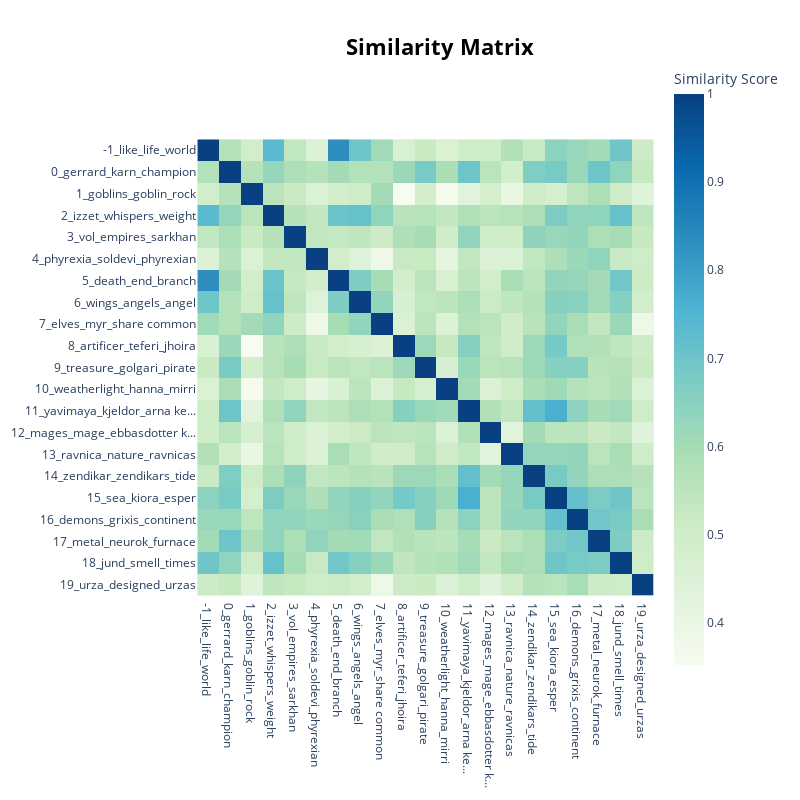

Notebook code cell kept with this figure:
### Markdown cell above
The above shows the top words in several of the topics. A lot of the words are tough to really interpret without the subject matter expertise (I have no idea what phyrexia is) and it seems like it could benefit from some additional stemming. These words are also super sepcific and so it gives us a clue that the generic embeddings from the BERT model might have some trouble.

### Code cell
# this heatmap shows the level of similiraity between topics
topic_model.visualize_heatmap()

### Figure 1 — Plotly figure (JSON) as saved in the notebook; plotly's stock layout.template omitted (floating-point values rounded to 4 significant figures; data arrays with more than 128 entries replaced by an {"elided": "..."} marker saying what was removed)
{"data": [{"coloraxis": "coloraxis", "hovertemplate": "x: %{x}<br>y: %{y}<br>Similarity Score: %{z}<extra></extra>", "name": "0", "type": "heatmap", "x": ["-1_like_life_world", "0_gerrard_karn_champion", "1_goblins_goblin_rock", "2_izzet_whispers_weight", "3_vol_empires_sarkhan", "4_phyrexia_soldevi_phyrexian", "5_death_end_branch", "6_wings_angels_angel", "7_elves_myr_share common", "8_artificer_teferi_jhoira", "9_treasure_golgari_pirate", "10_weatherlight_hanna_mirri", "11_yavimaya_kjeldor_arna ke...", "12_mages_mage_ebbasdotter k...", "13_ravnica_nature_ravnicas", "14_zendikar_zendikars_tide", "15_sea_kiora_esper", "16_demons_grixis_continent", "17_metal_neurok_furnace", "18_jund_smell_times", "19_urza_designed_urzas"], "xaxis": "x", "y": ["-1_like_life_world", "0_gerrard_karn_champion", "1_goblins_goblin_rock", "2_izzet_whispers_weight", "3_vol_empires_sarkhan", "4_phyrexia_soldevi_phyrexian", "5_death_end_branch", "6_wings_angels_angel", "7_elves_myr_share common", "8_artificer_teferi_jhoira", "9_treasure_golgari_pirate", "10_weatherlight_hanna_mirri", "11_yavimaya_kjeldor_arna ke...", "12_mages_mage_ebbasdotter k...", "13_ravnica_nature_ravnicas", "14_zendikar_zendikars_tide", "15_sea_kiora_esper", "16_demons_grixis_continent", "17_metal_neurok_furnace", "18_jund_smell_times", "19_urza_designed_urzas"], "yaxis": "y", "z": {"elided": "21x21 float values"}}], "layout": {"coloraxis": {"colorbar": {"title": {"text": "Similarity Score"}}, "colorscale": [[0, "rgb(247,252,240)"], [0.125, "rgb(224,243,219)"], [0.25, "rgb(204,235,197)"], [0.375, "rgb(168,221,181)"], [0.5, "rgb(123,204,196)"], [0.625, "rgb(78,179,211)"], [0.75, "rgb(43,140,190)"], [0.875, "rgb(8,104,172)"], [1, "rgb(8,64,129)"]]}, "height": 800, "hoverlabel": {"bgcolor": "white", "font": {"family": "Rockwell", "size": 16}}, "legend": {"title": {"text": "Trend"}}, "margin": {"t": 60}, "showlegend": true, "title": {"font": {"color": "Black", "size": 22}, "text": "<b>Similarity Matrix", "x": 0.55, "xanchor": "center", "y": 0.95, "yanchor": "top"}, "width": 800, "xaxis": {"anchor": "y", "constrain": "domain", "domain": [0, 1], "scaleanchor": "y"}, "yaxis": {"anchor": "x", "autorange": "reversed", "constrain": "domain", "domain": [0, 1]}}}
